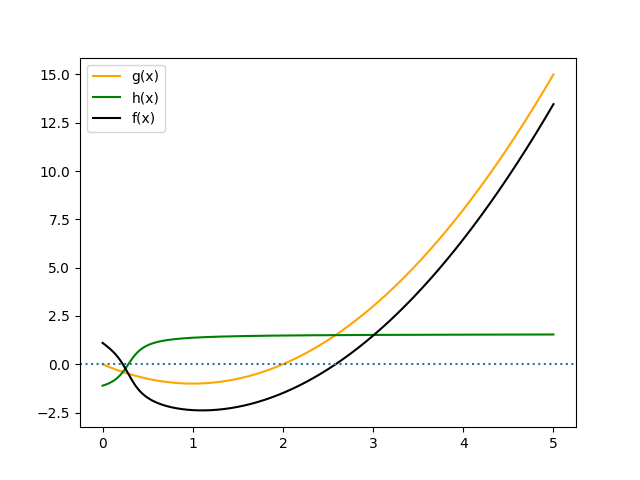

The script that saved this image:
import math
import matplotlib.pyplot as plt
import numpy as np

def g(x):
    return x**2 - 2*x

def h(x):
    return np.arctan(7*x - 2)

def f(x):
    return g(x) - h(x)

x = np.arange(0, 5, 0.0001)
g_y = g(x)
h_y = h(x)
f_y = f(x)

plt.plot(x, g_y, 'orange')
plt.plot(x, h_y, 'green')
plt.plot(x, f_y, 'black')

plt.axhline(y=0, linestyle=':')

plt.legend(['g(x)', 'h(x)', 'f(x)'])

plt.savefig('zadanie04.png')

def bisection(func, a, b, err):
    a0, b0 = a, b
    n = 0

    while err < 2 ** (-n-1) * (b0 - a0):
        middle = 1/2 * (a + b)
        print(f'a = {a}, b = {b}')
        print(f'{n} root = {middle}')
        print()
        if f(a) * f(middle) < 0:
            b = middle
        else:
            a = middle
        n += 1

    return middle

x1 = bisection(f, 0, 1, 10**(-5))
x2 = bisection(f, 2, 3, 10**(-5))

print(f'x1 = {x1}, x2 = {x2}')
